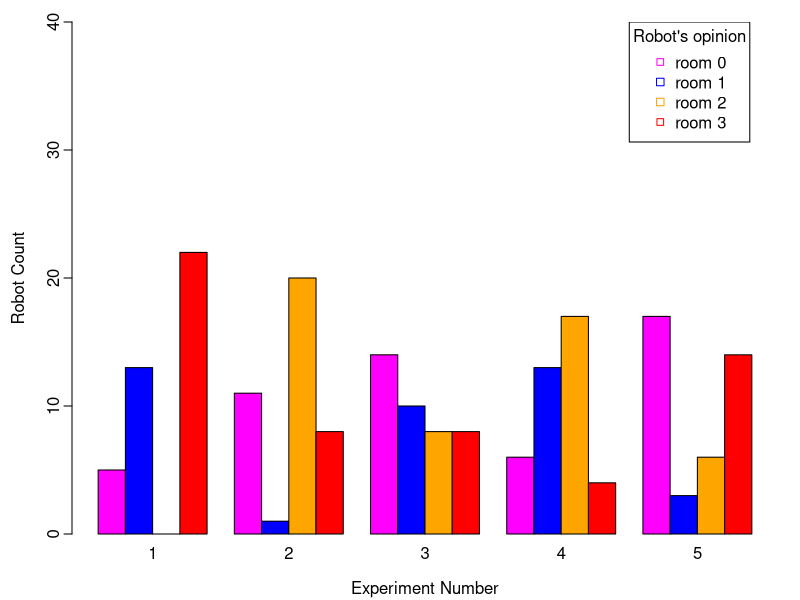

This chart was generated by the following R code:
A <- matrix(c(5, 13, 0, 22,
              11, 1, 20, 8,
              14, 10, 8, 8,
              6, 13, 17, 4,
              17, 3, 6, 14),
            nrow=4, ncol=5)
pdf("exp9.pdf", width=16/2.54, height=10/2.54,
    pointsize=10)
par(mgp=c(2.2,0.45,0), tcl=-0.4, mar=c(3.3,3.6,1.1,1.1))

barplot(A,
        names.arg=c(1, 2, 3, 4, 5),
        xlab="Experiment Number",
        ylab="Robot Count",
        col=c("magenta", "blue", "orange", "red"),
        beside=TRUE,
        ylim=c(0,40)
        )
legend(x=20.5, y=40,
       c("room 0", "room 1", "room 2", "room 3"),
       cex=1,
       title="Robot's opinion",
       col=c("magenta", "blue", "orange", "red"),
       pch=c(22,0,0)
       )
dev.off()
